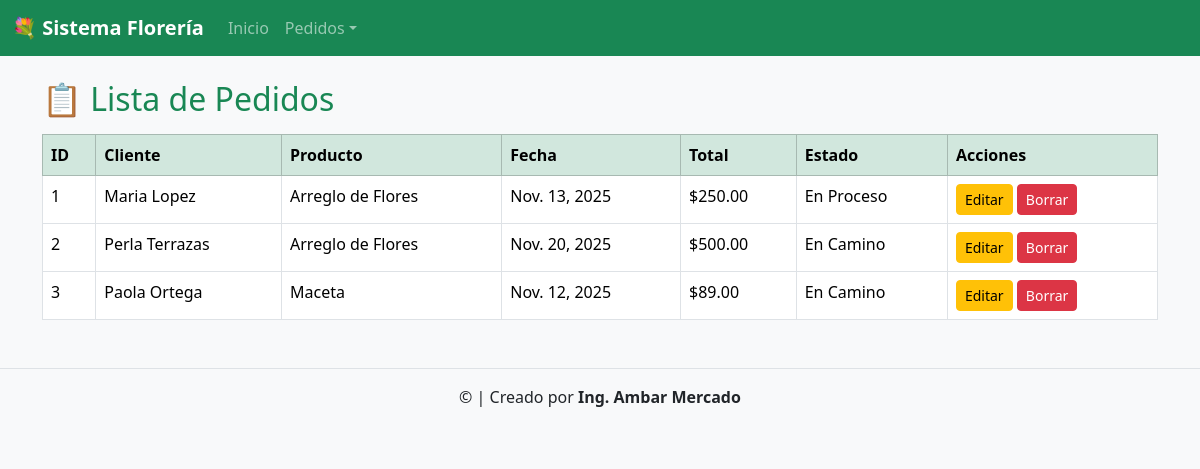
/pedido/ver/, run on the app's committed database.
### app_floreria/models.py (models this page shows, shortened)
class Pedido(models.Model):
    id_pedido = models.AutoField(primary_key=True)
    fecha_pedido = models.DateField()
    fecha_entrega = models.DateField()
    total = models.DecimalField(max_digits=10, decimal_places=2)
    estado = models.CharField(max_length=50)
    metodo_pago = models.CharField(max_length=50)
    direccion_envio = models.CharField(max_length=200)
    cliente = models.ForeignKey(Cliente, on_delete=models.CASCADE)
    producto = models.ForeignKey(Producto, on_delete=models.CASCADE)

class Cliente(models.Model):
    id_cliente = models.AutoField(primary_key=True)
    nombre = models.CharField(max_length=100)
    apellido = models.CharField(max_length=100)
    telefono = models.CharField(max_length=15)
    email = models.EmailField()
    direccion = models.CharField(max_length=200)
    ciudad = models.CharField(max_length=100)
    codigo_postal = models.CharField(max_length=10)
    def __str__(self):
        return f"{self.nombre} {self.apellido}"

class Producto(models.Model):
    id_producto = models.AutoField(primary_key=True)
    nombre = models.CharField(max_length=100)
    descripcion = models.TextField()
    precio = models.DecimalField(max_digits=10, decimal_places=2)
    stock = models.IntegerField()
    categoria = models.CharField(max_length=50)
    proveedor = models.CharField(max_length=100)
    fecha_agregado = models.DateField()
    def __str__(self):
        return self.nombre

### app_floreria/views.py (the view)
# urls.py: path('pedido/ver/', views.ver_pedido, name='ver_pedido'),
def ver_pedido(request):
    pedidos = Pedido.objects.select_related('cliente', 'producto').all()
    return render(request, 'pedido/ver_pedido.html', {'pedidos': pedidos})

### app_floreria/templates/pedido/ver_pedido.html (shortened to what this page needs)
{% extends 'base.html' %}
{% block contenido %}
<h2 class="text-success">📋 Lista de Pedidos</h2>
<table class="table table-bordered table-hover mt-3">
    <thead class="table-success">
        <tr>
            <th>ID</th><th>Cliente</th><th>Producto</th><th>Fecha</th><th>Total</th><th>Estado</th><th>Acciones</th>
        </tr>
    </thead>
    <tbody>
        {% for p in pedidos %}
        <tr>
            <td>{{p.id_pedido}}</td>
            <td>{{p.cliente}}</td>
            <td>{{p.producto}}</td>
            <td>{{p.fecha_pedido}}</td>
            <td>${{p.total}}</td>
            <td>{{p.estado}}</td>
            <td>
                <a href="{% url 'actualizar_pedido' p.id_pedido %}" class="btn btn-sm btn-warning">Editar</a>
                <a href="{% url 'borrar_pedido' p.id_pedido %}" class="btn btn-sm btn-danger">Borrar</a>
            </td>
        </tr>
        {% empty %}
        <tr><td colspan="7" class="text-center">No hay pedidos registrados</td></tr>
        {% endfor %}
    </tbody>
</table>
{% endblock %}

### app_floreria/templates/base.html (shortened to what this page needs)
{% load static %}
<!DOCTYPE html>
<html lang="es">
<head>
    <link href="https://cdn.jsdelivr.net/npm/bootstrap@5.3.2/dist/css/bootstrap.min.css" rel="stylesheet">
</head>
<body class="bg-light text-dark">
    {% include 'navbar.html' %}
    <div class="container mt-4">
        {% block contenido %}{% endblock %}
    </div>
    {% include 'footer.html' %}
</body>
</html>

### app_floreria/templates/navbar.html (shortened to what this page needs)
<nav class="navbar navbar-expand-lg navbar-dark bg-success">
    <div class="container-fluid">
      <a class="navbar-brand fw-bold" href="#">💐 Sistema Florería</a>
      <div class="collapse navbar-collapse">
        <ul class="navbar-nav me-auto">
          <li class="nav-item"><a href="{% url 'inicio' %}" class="nav-link">Inicio</a></li>
          <li class="nav-item dropdown">
            <a class="nav-link dropdown-toggle" href="#" data-bs-toggle="dropdown">Pedidos</a>
          </li>
        </ul>
      </div>
    </div>
  </nav>

### app_floreria/templates/footer.html
<footer class="text-center mt-5 py-3 bg-light border-top">
    <p>&copy; {{ now|date:"Y" }} | Creado por <strong>Ing. Ambar Mercado</strong></p>
  </footer>

### data on the page
Pedido: id_pedido "1", cliente "Maria Lopez", producto "Arreglo de Flores", fecha_pedido "Nov. 13, 2025", total "250.00", estado "En Proceso"
Pedido: id_pedido "2", cliente "Perla Terrazas", producto "Arreglo de Flores", fecha_pedido "Nov. 20, 2025", total "500.00", estado "En Camino"
Pedido: id_pedido "3", cliente "Paola Ortega", producto "Maceta", fecha_pedido "Nov. 12, 2025", total "89.00", estado "En Camino"
